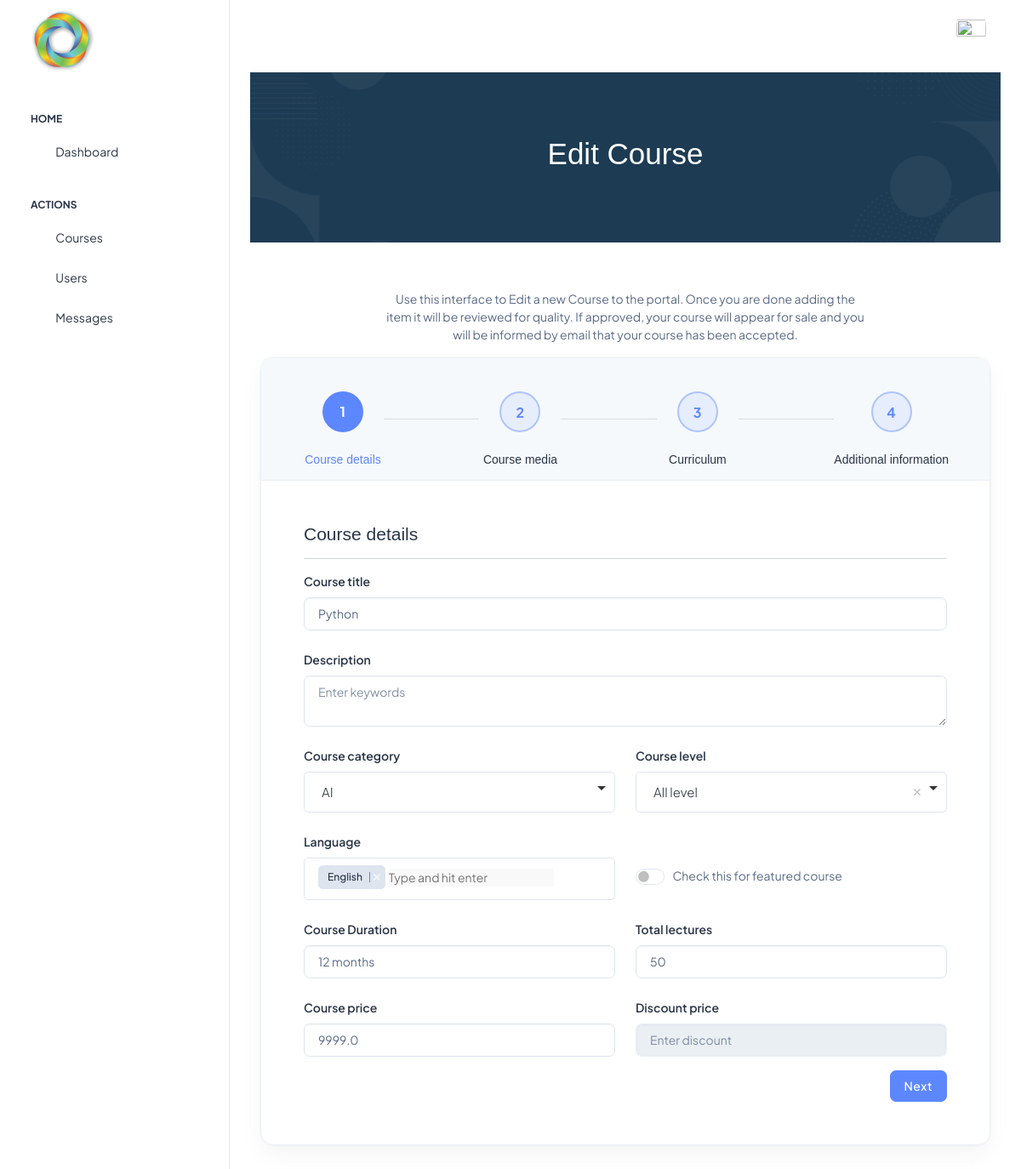
The page /beta/admin/edit-course/2/ on the database its author committed.
### base/models.py (models this page shows, shortened)
class Course(models.Model):
    COURSE_LEVELS = [
        ('Beginner', 'Beginner'),
        ('Intermediate', 'Intermediate'),
        ('Advanced', 'Advanced'),
        ('All Level', 'All level'),
    ]
    ratingChoices=[
        ('0',0),
        ('1',1),
        ('2',2),
        ('3',3),
        ('4',4),
        ('5',5)
    ]
    course_level=models.CharField(
        max_length=20,
        choices=COURSE_LEVELS,
        default='all',
    )
    course_createdon=models.DateTimeField(auto_now_add=True)
    video=models.FileField(upload_to='static/course_videos')
    course_category=models.CharField(max_length=200)
    course_name=models.CharField(max_length=200)
    course_instructor=models.ForeignKey(CustomUser,on_delete=models.CASCADE)
    course_description=models.TextField()
    course_rating=models.CharField(choices=ratingChoices ,default=5 ,max_length=3)
    course_price=models.FloatField(default=0)
    course_duration=models.CharField(max_length=30)
    course_image=models.ImageField(upload_to='static/course_images')
    lectures=models.IntegerField(default=0)

### betaadmin/views.py (the view, shortened to what this page needs)
# urls.py: path('admin/edit-course/<str:pk>/',courseedit,name='editcourse'),
def courseedit(request,pk):
    course=Course.objects.get(id=pk)
    return render(request,'beta_admin/admin/course-edit.html',{'course':course})

### templates/beta_admin/admin/course-edit.html (shortened to what this page needs)
<!doctype html>
<html lang="en">
{% load static %}
<head>
  <link rel="stylesheet" type="text/css" href="{% static 'assets/css/style.css' %}">
  <link rel="stylesheet" type="text/css" href="{% static 'login/assets/css/styles.min.css' %}" />
  <link rel="stylesheet" type="text/css" href="{% static 'assets/vendor/choices/css/choices.min.css' %}">
  <link rel="stylesheet" type="text/css" href="{% static 'assets/vendor/aos/aos.css' %}">
	<link rel="stylesheet" type="text/css" href="{% static 'assets/vendor/glightbox/css/glightbox.css' %}">
	<link rel="stylesheet" type="text/css" href="{% static 'assets/vendor/quill/css/quill.snow.css' %}">
	<link rel="stylesheet" type="text/css" href="{% static 'assets/vendor/stepper/css/bs-stepper.min.css' %}">
</head>
<body>
  <div class="page-wrapper" id="main-wrapper" data-layout="vertical" data-navbarbg="skin6" data-sidebartype="full"
    data-sidebar-position="fixed" data-header-position="fixed">
    <aside class="left-sidebar">
      <div>
        <div class="brand-logo d-flex align-items-center justify-content-between">
          <a href="{% url 'admin' %}" class="text-nowrap logo-img">
            <img src="{% static 'assets/images/icon.png' %}" width="100px" alt="" />
          </a>
        </div>
        <nav class="sidebar-nav scroll-sidebar" data-simplebar="">
          <ul id="sidebarnav">
            <li class="nav-small-cap">
              <span class="hide-menu">Home</span>
            </li>
            <li class="sidebar-item">
              <a class="sidebar-link" href="{% url 'admin' %}" aria-expanded="false">
                <span>
                  <i class="ti ti-layout-dashboard"></i>
                </span>
                <span class="hide-menu">Dashboard</span>
              </a>
            </li>
            <li class="nav-small-cap">
              <span class="hide-menu">Actions</span>
            </li>
             <li class="sidebar-item">
              <a class="sidebar-link" href="{% url 'admincourses' %}" aria-expanded="false">
                <span>
                  <i class="ti ti-article"></i>
                </span>
                <span class="hide-menu">Courses</span>
              </a>
            </li>
            <li class="sidebar-item">
              <a class="sidebar-link" href="{% url 'userslist' %}" aria-expanded="false">
                <span>
                  <i class="ti ti-users"></i>
                </span>
                <span class="hide-menu">Users</span>
              </a>
            </li>
            <li class="sidebar-item">
              <a class="sidebar-link" href="{% url 'adminmsgs' %}" aria-expanded="false">
                <span>
                  <i class="ti ti-messages"></i>
                </span>
                <span class="hide-menu">Messages</span>
              </a>
            </li>
          </ul>
        </nav>
      </div>
    </aside>
    <div class="body-wrapper">
      <header class="app-header">
        <nav class="navbar navbar-expand-lg navbar-light">
          <div class="navbar-collapse justify-content-end px-0" id="navbarNav">
            <ul class="navbar-nav flex-row ms-auto align-items-center justify-content-end">
              <li class="nav-item dropdown">
                <a class="nav-link nav-icon-hover" href="javascript:void(0)" id="drop2" data-bs-toggle="dropdown"
                  aria-expanded="false">
                  <img src="{% if request.user.profilepic == '' %}{% static 'assets/images/avatar/01.png' %}{% else %}{{ request.user.profilepic.url }}{% endif %}" alt="" width="35" height="35" class="rounded-circle">
                </a>
              </li>
            </ul>
          </div>
        </nav>
      </header>
      <div class="container-fluid">
         <div class="row">
            <main>
                <section class="py-0 bg-blue h-100px align-items-center d-flex h-200px rounded-0" style="background:url('/static/assets/images/pattern/04.png') no-repeat center center; background-size:cover;">
                    <div class="container">
                        <div class="row">
                            <div class="col-12 text-center">
                                <h1 class="text-white">Edit Course</h1>
                                </div>
                        </div>
                    </div>
                </section>
                <section>
                    <div class="container">
                        <div class="row">
                            <div class="col-md-8 mx-auto text-center">
                                <p class="text-center">Use this interface to Edit a new Course to the portal. Once you are done adding the item it will be reviewed for quality. If approved, your course will appear for sale and you will be informed by email that your course has been accepted.</p>
                            </div>
                        </div>
                        <div class="card bg-transparent border rounded-3 mb-5">
                            <div id="stepper" class="bs-stepper stepper-outline">
                                <div class="card-header bg-light border-bottom px-lg-5">
                                    <div class="bs-stepper-header" role="tablist">
                                        <div class="step" data-target="#step-1">
                                            <div class="d-grid text-center align-items-center">
                                                <button type="button" class="btn btn-link step-trigger mb-0" role="tab" id="steppertrigger1" aria-controls="step-1">
                                                    <span class="bs-stepper-circle">1</span>
                                                </button>
                                                <h6 class="bs-stepper-label d-none d-md-block">Course details</h6>
                                            </div>
                                        </div>
                                        <div class="line"></div>
                                        <div class="step" data-target="#step-2">
                                            <div class="d-grid text-center align-items-center">
                                                <button type="button" class="btn btn-link step-trigger mb-0" role="tab" id="steppertrigger2" aria-controls="step-2">
                                                    <span class="bs-stepper-circle">2</span>
                                                </button>
                                                <h6 class="bs-stepper-label d-none d-md-block">Course media</h6>
                                            </div>
                                        </div>
                                        <div class="line"></div>
                                        <div class="step" data-target="#step-3">
                                            <div class="d-grid text-center align-items-center">
                                                <button type="button" class="btn btn-link step-trigger mb-0" role="tab" id="steppertrigger3" aria-controls="step-3">
                                                    <span class="bs-stepper-circle">3</span>
                                                </button>
                                                <h6 class="bs-stepper-label d-none d-md-block">Curriculum</h6>
                                            </div>
                                        </div>
                                        <div class="line"></div>
                                        <div class="step" data-target="#step-4">
                                            <div class="d-grid text-center align-items-center">
                                                <button type="button" class="btn btn-link step-trigger mb-0" role="tab" id="steppertrigger4" aria-controls="step-4">
                                                    <span class="bs-stepper-circle">4</span>
                                                </button>
                                                <h6 class="bs-stepper-label d-none d-md-block">Additional information</h6>
                                            </div>
                                        </div>
                                    </div>
                                </div>
                                <div class="card-body">
                                    <div class="bs-stepper-content">
                                        <form method="POST" enctype="multipart/form-data">
                                            <div id="step-1" role="tabpanel" class="content fade" aria-labelledby="steppertrigger1">
                                                <h4>Course details</h4>
                                                <hr>
                                                <div class="row g-4">
                                                    <div class="col-12">
                                                        <label class="form-label">Course title</label>
                                                        <input class="form-control" type="text" placeholder="Enter course title" name="title" value="{{course.course_name}}">
                                                    </div>
                                                    <div class="col-12">
                                                        <label class="form-label">Description</label>
                                                        <textarea class="form-control" rows="2" placeholder="Enter keywords" id="textareainput" name="description"></textarea>
                                                    </div>
                                                    <div class="col-md-6">
                                                        <label class="form-label">Course category</label>
                                                        <select class="form-select js-choice border-0 z-index-9 bg-transparent" name="category" aria-label=".form-select-sm" data-search-enabled="true" required >
                                                          <option selected value="{{course.course_category}}" >{{ course.course_category }}</option>
                                                        </select>
                                                    </div>
                                                    <div class="col-md-6">
                                                        <label class="form-label">Course level</label>
                                                        <select class="form-select js-choice border-0 z-index-9 bg-transparent" name="level" aria-label=".form-select-sm" data-search-enabled="false" data-remove-item-button="true" required>
                                                            <option value="{{ course.course_level }}">{{ course.course_level }}</option>
                                                        </select>
                                                    </div>
                                                    <div class="col-md-6">
                                                        <label class="form-label">Language</label>
                                                        <select class="form-select js-choice border-0 z-index-9 bg-transparent" multiple="multiple" aria-label=".form-select-sm" data-max-item-count="3" data-remove-item-button="true">
                                                            <option selected >English</option>
                                                        </select>
                                                    </div>
                                                    <div class="col-md-6 d-flex align-items-center justify-content-start mt-5">
                                                        <div class="form-check form-switch form-check-md">
                                                            <input class="form-check-input" type="checkbox" id="checkPrivacy1">
                                                            <label class="form-check-label" for="checkPrivacy1">Check this for featured course</label>
                                                        </div>
                                                    </div>
                                                    <div class="col-md-6">
                                                        <label class="form-label">Course Duration</label>
                                                        <input class="form-control" type="text" placeholder="Enter course Duration" name="duration" value="{{course.course_duration}}">
                                                    </div>
                                                    <div class="col-md-6">
                                                        <label class="form-label">Total lectures</label>
                                                        <input class="form-control" type="number" placeholder="Enter total lectures" name="lectures" value="{{course.lectures}}">
                                                    </div>
                                                    <div class="col-md-6">
                                                        <label class="form-label">Course price</label>
                                                        <input type="number" class="form-control" placeholder="Enter course price" name="price" value="{{course.course_price}}">
                                                    </div>
                                                    <div class="col-md-6">
                                                        <label class="form-label">Discount price</label>
                                                        <input class="form-control" type="text" placeholder="Enter discount" disabled>
                                                    </div>
                                                    <div class="d-flex justify-content-end mt-3">
                                                        <input type="button" class="btn btn-primary next-btn mb-0" value="Next">
                                                    </div>
                                                </div>
                                            </div>
                                        </form>
                                    </div>
                                </div>
                            </div>
                        </div>
                    </div>
                </section>
                </main>
         </div>
        </div>
  </body>
  </html>

### rows shown on the page
Course: title "Python", course_category "AI", course_level "All level", duration "12 months", lectures "50", price "9999.0"
